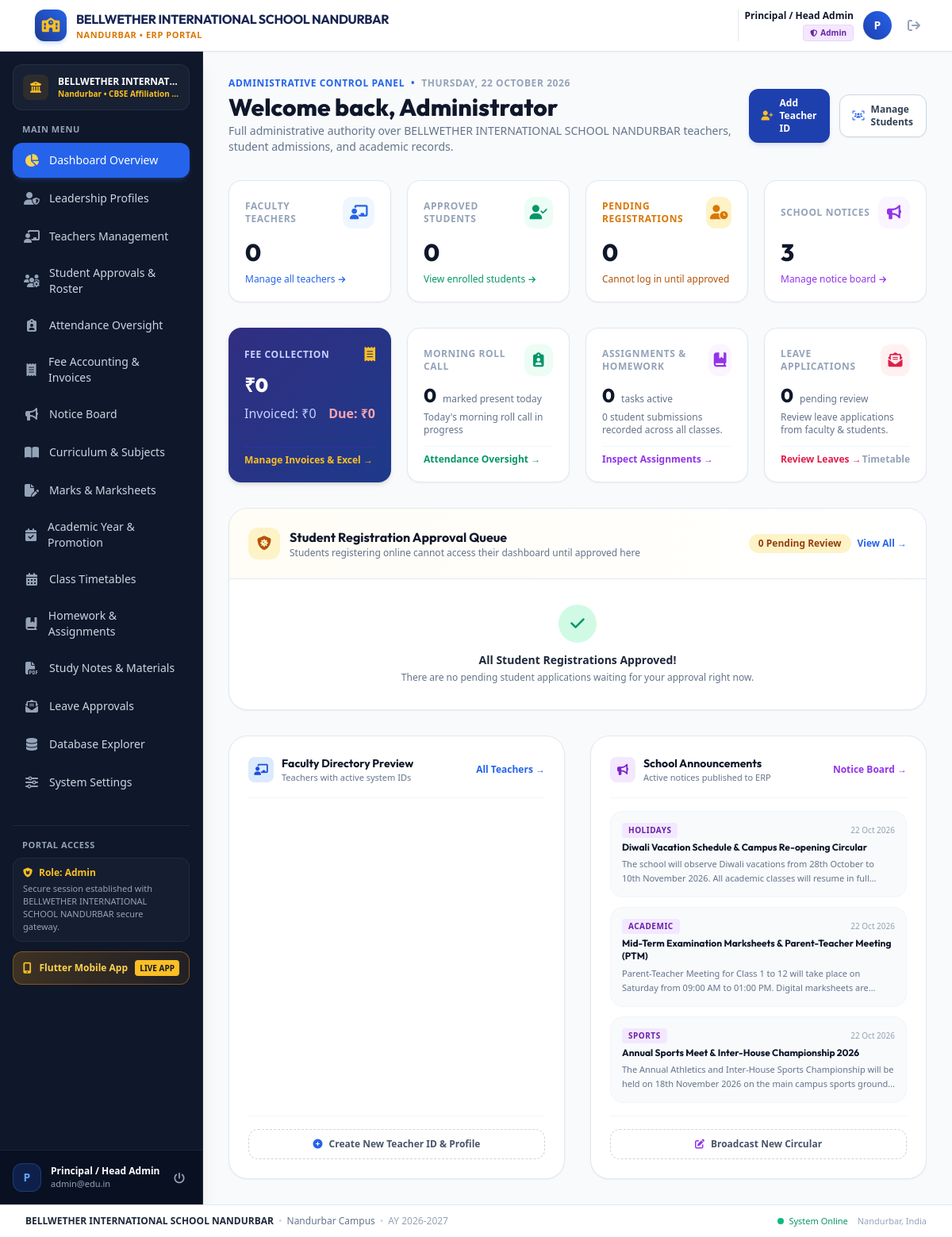
/admin/index.php (signed in), run on the app's committed database.
### tables this page shows
CREATE TABLE settings (
            key TEXT PRIMARY KEY,
            value TEXT
        );

CREATE TABLE notices (
            id INTEGER PRIMARY KEY AUTOINCREMENT,
            title TEXT NOT NULL,
            content TEXT NOT NULL,
            audience TEXT CHECK(audience IN ('all', 'teachers', 'students')) DEFAULT 'all',
            category TEXT DEFAULT 'Circular',
            posted_by INTEGER,
            created_at DATETIME DEFAULT CURRENT_TIMESTAMP
        );

### admin/index.php (the view, shortened to what the rows shown need)
<?php
require_once __DIR__ . '/../includes/auth.php';
$recent_notices = $pdo->query("SELECT * FROM notices ORDER BY id DESC LIMIT 3")->fetchAll();
?>
<?php
require_once __DIR__ . '/../includes/header.php';
require_once __DIR__ . '/../includes/sidebar.php';
?>
<main class="flex-1 overflow-y-auto bg-slate-50 p-4 sm:p-6 lg:p-8">
    <div class="flex flex-col sm:flex-row sm:items-center justify-between gap-4 mb-8">
        <div>
            <div class="flex items-center space-x-2 text-xs font-bold text-blue-600 uppercase tracking-wider mb-1">
                <span>Administrative Control Panel</span>
                <span>&bull;</span>
                <span class="text-slate-400"><?= date('l, d F Y') ?></span>
            </div>
            <h1 class="text-2xl sm:text-3xl font-extrabold text-slate-900 font-['Outfit']">
                Welcome back, Administrator
            </h1>
            <p class="text-xs sm:text-sm text-slate-500 mt-0.5">
                Full administrative authority over <?= htmlspecialchars($school_name) ?> teachers, student admissions, and academic records.
            </p>
        </div>
    </div>
    <section class="mb-8">
        <div class="bg-white rounded-3xl border border-slate-200 shadow-sm overflow-hidden">
            <div class="p-5 sm:p-6 border-b border-slate-200 flex flex-col sm:flex-row sm:items-center justify-between gap-3 bg-gradient-to-r from-amber-50/50 to-white">
                <div class="flex items-center space-x-3">
                    <div>
                        <h2 class="text-base font-bold text-slate-900 font-['Outfit']">Student Registration Approval Queue</h2>
                    </div>
                </div>
            </div>
        </div>
    </section>
    <div class="grid grid-cols-1 lg:grid-cols-2 gap-8">
        <div class="bg-white rounded-3xl border border-slate-200 shadow-sm p-6 flex flex-col justify-between">
            <div>
                <div class="space-y-3">
                    <?php foreach ($recent_notices as $n): ?>
                        <div class="p-3.5 rounded-2xl bg-slate-50 border border-slate-100">
                            <div class="flex items-center justify-between mb-1">
                                <span class="text-[10px] font-bold uppercase tracking-wider px-2 py-0.5 rounded bg-purple-100 text-purple-800">
                                    <?= htmlspecialchars($n['category']) ?>
                                </span>
                                <span class="text-[10px] text-slate-400">
                                    <?= date('d M Y', strtotime($n['created_at'])) ?>
                                </span>
                            </div>
                            <h4 class="text-xs font-bold text-slate-900 leading-snug"><?= htmlspecialchars($n['title']) ?></h4>
                            <p class="text-[11px] text-slate-500 line-clamp-2 mt-1 leading-relaxed"><?= htmlspecialchars($n['content']) ?></p>
                        </div>
                    <?php endforeach; ?>
                </div>
            </div>
        </div>
    </div>
</main>
<?php require_once __DIR__ . '/../includes/footer.php'; ?>

### includes/header.php (shortened to what the rows shown need)
<?php
require_once __DIR__ . '/auth.php';
$school_name = get_setting($pdo, 'school_name', 'BELLWETHER INTERNATIONAL SCHOOL NANDURBAR');
$school_city = get_setting($pdo, 'school_city', 'Nandurbar');
?>
<!DOCTYPE html>
<html lang="en" class="h-full bg-slate-50">
<head>
    <script src="https://cdn.tailwindcss.com"></script>
    <link rel="stylesheet" href="https://cdnjs.cloudflare.com/ajax/libs/font-awesome/6.5.1/css/all.min.css">
    <link rel="stylesheet" href="/assets/css/custom.css">
</head>
<body class="h-full flex flex-col font-sans text-slate-800 antialiased bg-slate-50">
    <header class="bg-white border-b border-slate-200 sticky top-0 z-30 shadow-sm no-print">
        <div class="px-4 sm:px-6 lg:px-8">
            <div class="flex items-center justify-between h-16">
                <div class="flex items-center space-x-3">
                    <a href="/" class="flex items-center space-x-2 sm:space-x-3 group min-w-0">
                        <div class="min-w-0">
                            <span class="text-xs sm:text-sm md:text-base font-bold tracking-tight text-navy-950 font-['Outfit'] block leading-tight truncate max-w-[130px] xs:max-w-[180px] sm:max-w-xs md:max-w-md lg:max-w-xl" title="<?= htmlspecialchars($school_name) ?>"><?= htmlspecialchars($school_name) ?></span>
                            <span class="text-[9px] sm:text-[11px] font-semibold tracking-wider text-amber-600 uppercase block truncate"><?= htmlspecialchars($school_city) ?> • ERP Portal</span>
                        </div>
                    </a>
                </div>
            </div>
        </div>
    </header>
    <div class="flex-1 flex overflow-hidden">

### includes/sidebar.php (shortened to what the rows shown need)
<?php
$user = current_user();
$role = $user['role'] ?? 'student';
$school_name = isset($pdo) ? get_setting($pdo, 'school_name', 'BELLWETHER INTERNATIONAL SCHOOL NANDURBAR') : 'BELLWETHER INTERNATIONAL SCHOOL NANDURBAR';
$school_city = isset($pdo) ? get_setting($pdo, 'school_city', 'Nandurbar') : 'Nandurbar';
$school_affiliation = isset($pdo) ? get_setting($pdo, 'school_affiliation', 'CBSE #113042') : 'CBSE';
?>
<aside id="sidebar" class="fixed inset-y-0 left-0 z-40 w-64 bg-slate-900 text-slate-300 transform -translate-x-full lg:translate-x-0 lg:static lg:inset-auto transition-transform duration-200 ease-in-out flex flex-col justify-between shrink-0 shadow-xl border-r border-slate-800 no-print">
    <div class="p-4 flex-1 flex flex-col overflow-y-auto">
        <div class="px-3 py-3 mb-4 rounded-xl bg-slate-800/60 border border-slate-700/50 flex items-center space-x-3 min-w-0">
            <div class="min-w-0 flex-1">
                <p class="text-xs font-bold text-white truncate" title="<?= htmlspecialchars($school_name) ?>"><?= htmlspecialchars($school_name) ?></p>
                <p class="text-[10px] text-amber-400 font-semibold truncate"><?= htmlspecialchars($school_city) ?> • <?= htmlspecialchars($school_affiliation) ?></p>
            </div>
        </div>
        <div class="mt-8 pt-4 border-t border-slate-800">
            <div class="px-3 py-2.5 rounded-xl bg-slate-800/40 border border-slate-700/40 text-xs text-slate-300">
                <div class="flex items-center space-x-2 text-amber-400 font-semibold mb-1">
                    <i class="fa-solid fa-shield-cat"></i>
                    <span>Role: <?= ucfirst($role) ?></span>
                </div>
                <p class="text-[11px] text-slate-400">Secure session established with <?= htmlspecialchars($school_name) ?> secure gateway.</p>
            </div>
        </div>
    </div>
</aside>

### includes/footer.php (shortened to what the rows shown need)
<?php
$footer_school_name = isset($pdo) ? get_setting($pdo, 'school_name', 'BELLWETHER INTERNATIONAL SCHOOL NANDURBAR') : 'BELLWETHER INTERNATIONAL SCHOOL NANDURBAR';
$footer_school_city = isset($pdo) ? get_setting($pdo, 'school_city', 'Nandurbar') : 'Nandurbar';
?>
    </div>
    <footer class="bg-white border-t border-slate-200 py-3 px-4 sm:px-6 lg:px-8 text-xs text-slate-500 flex flex-col sm:flex-row items-center justify-between gap-2 no-print">
        <div class="flex flex-wrap items-center justify-center sm:justify-start gap-1.5 text-center sm:text-left min-w-0">
            <span class="font-bold text-slate-800 break-words"><?= htmlspecialchars($footer_school_name) ?></span>
            <span class="text-slate-300 hidden sm:inline">&bull;</span>
            <span class="text-slate-500"><?= htmlspecialchars($footer_school_city) ?> Campus</span>
            <span class="text-slate-300 hidden sm:inline">&bull;</span>
            <span class="text-slate-400">AY 2026-2027</span>
        </div>
        <div class="flex items-center space-x-3 shrink-0">
            <span class="inline-flex items-center text-emerald-600 font-medium text-[11px]">
                <span class="w-2 h-2 rounded-full bg-emerald-500 mr-1.5 animate-pulse"></span> System Online
            </span>
            <span class="text-slate-400 text-[11px]"><?= htmlspecialchars($footer_school_city) ?>, India</span>
        </div>
    </footer>
</body>
</html>

### data on the page
settings: value "BELLWETHER INTERNATIONAL SCHOOL NANDURBAR", value "BELLWETHER INTERNAT…"
settings: value "NANDURBAR", value "Nandurbar"
settings: value "CBSE Affiliation…"
notices: category "HOLIDAYS", created_at "22 Oct 2026", title "Diwali Vacation Schedule & Campus Re-opening Circular", content "The school will observe Diwali vacations from 28th October to 10th November 2026. All academic classes will resume in…"
notices: category "ACADEMIC", created_at "22 Oct 2026", title "Mid-Term Examination Marksheets & Parent-Teacher Meeting (PTM)", content "Parent-Teacher Meeting for Class 1 to 12 will take place on Saturday from 09:00 AM to 01:00 PM. Digital marksheets…"
notices: category "SPORTS", created_at "22 Oct 2026", title "Annual Sports Meet & Inter-House Championship 2026", content "The Annual Athletics and Inter-House Sports Championship will be held on 18th November 2026 on the main campus sports…"

### other printed values
$current_user['name'] "Principal / Head Admin"
$role_label "Admin"
substr($current_user['name'], 0, 1) "P"
$item['title'] "Dashboard Overview"
$item['title'] "Leadership Profiles"
$item['title'] "Teachers Management"
$item['title'] "Student Approvals & Roster"
$item['title'] "Attendance Oversight"
$item['title'] "Fee Accounting & Invoices"
$item['title'] "Notice Board"
$item['title'] "Curriculum & Subjects"
$item['title'] "Marks & Marksheets"
$item['title'] "Academic Year & Promotion"
$item['title'] "Class Timetables"
$item['title'] "Homework & Assignments"
